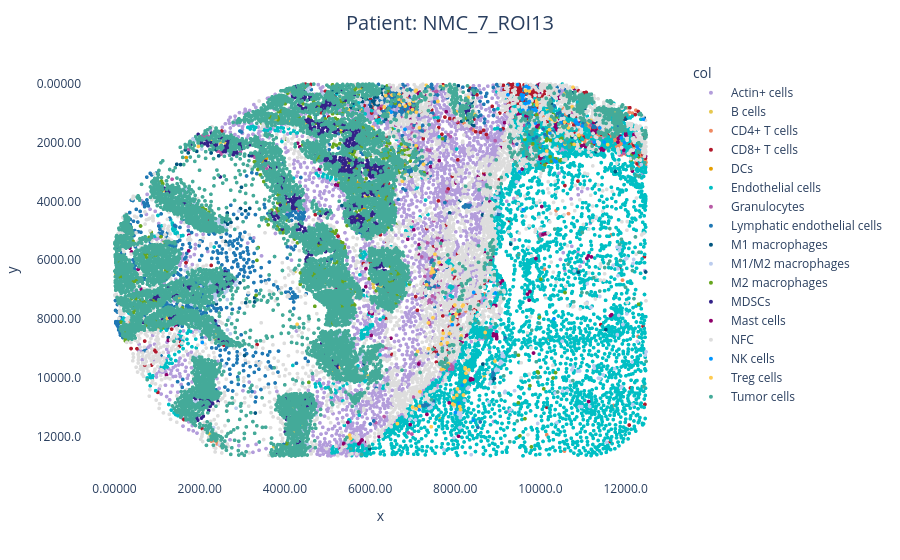

This figure's notebook cell:
### Code cell
adata_select = adata[adata.obs['patient_exp'] == "NMC_7_ROI13"].copy()
ps.plotly_spatial_cells(adata_select, image_id="patient_exp", x="Cell Center X", y="Cell Center Y", phenotype="cell_category", size=4, color_map=full_palette , save_html=None, show_browser=True)

### Figure 1 — Plotly figure (JSON) as saved in the notebook; plotly's stock layout.template omitted (floating-point values rounded to 4 significant figures; data arrays with more than 128 entries replaced by an {"elided": "..."} marker saying what was removed)
{"data": [{"hoverlabel": {"namelength": -1}, "hovertemplate": "col=Actin+ cells<br>x=%{x}<br>y=%{y}<extra></extra>", "legendgroup": "Actin+ cells", "marker": {"color": "#B39DDB", "size": 4, "symbol": "circle"}, "mode": "markers", "name": "Actin+ cells", "showlegend": true, "type": "scattergl", "x": {"elided": "1899 float values"}, "xaxis": "x", "y": {"elided": "1899 float values"}, "yaxis": "y"}, {"hoverlabel": {"namelength": -1}, "hovertemplate": "col=B cells<br>x=%{x}<br>y=%{y}<extra></extra>", "legendgroup": "B cells", "marker": {"color": "#E6C84F", "size": 4, "symbol": "circle"}, "mode": "markers", "name": "B cells", "showlegend": true, "type": "scattergl", "x": [5898.0, 4394.0, 6083.0, 8676.0, 3785.0, 2404.0, 26.49, 5000.0, 6202.0, 5359.0, 4494.0, 4399.0, 10170.0, 4183.0, 8053.0, 2359.0, 8275.0, 4100.0, 2285.0, 7646.0, 10980.0, 2401.0, 4239.0, 10620.0, 4219.0, 2817.0, 2596.0, 2496.0, 1189.0, 1458.0, 1222.0, 10370.0, 8807.0, 8249.0, 1510.0, 2226.0, 1228.0, 5372.0, 2501.0, 2340.0, 11740.0, 5350.0, 5153.0, 10050.0, 5408.0, 8258.0, 3741.0, 6073.0, 2398.0, 11010.0, 10860.0, 6112.0, 7794.0, 1236.0, 6091.0, 4163.0, 5123.0, 6285.0], "xaxis": "x", "y": [3836.0, 11580.0, 6924.0, 9933.0, 1240.0, 8677.0, 6490.0, 5163.0, 6896.0, 3143.0, 1359.0, 11620.0, 886.4, 11000.0, 10620.0, 8476.0, 9610.0, 1262.0, 1920.0, 11380.0, 1926.0, 12170.0, 6379.0, 1467.0, 11830.0, 1957.0, 2001.0, 2047.0, 3628.0, 8090.0, 3634.0, 1990.0, 6642.0, 10150.0, 7251.0, 11890.0, 7996.0, 2804.0, 1987.0, 8662.0, 993.3, 2904.0, 9815.0, 479.5, 2903.0, 9788.0, 12330.0, 6806.0, 8636.0, 395.6, 1755.0, 2904.0, 9503.0, 7928.0, 2881.0, 3681.0, 9767.0, 6876.0], "yaxis": "y"}, {"hoverlabel": {"namelength": -1}, "hovertemplate": "col=CD4+ T cells<br>x=%{x}<br>y=%{y}<extra></extra>", "legendgroup": "CD4+ T cells", "marker": {"color": "#EF8A62", "size": 4, "symbol": "circle"}, "mode": "markers", "name": "CD4+ T cells", "showlegend": true, "type": "scattergl", "x": {"elided": "197 float values"}, "xaxis": "x", "y": {"elided": "197 float values"}, "yaxis": "y"}, {"hoverlabel": {"namelength": -1}, "hovertemplate": "col=CD8+ T cells<br>x=%{x}<br>y=%{y}<extra></extra>", "legendgroup": "CD8+ T cells", "marker": {"color": "#B2182B", "size": 4, "symbol": "circle"}, "mode": "markers", "name": "CD8+ T cells", "showlegend": true, "type": "scattergl", "x": {"elided": "328 float values"}, "xaxis": "x", "y": {"elided": "328 float values"}, "yaxis": "y"}, {"hoverlabel": {"namelength": -1}, "hovertemplate": "col=DCs<br>x=%{x}<br>y=%{y}<extra></extra>", "legendgroup": "DCs", "marker": {"color": "#E69F00", "size": 4, "symbol": "circle"}, "mode": "markers", "name": "DCs", "showlegend": true, "type": "scattergl", "x": [5717.0, 4293.0, 6200.0, 3694.0, 4013.0, 5784.0, 1683.0, 4766.0, 343.5, 6145.0, 4014.0, 4027.0, 4003.0, 3564.0, 6226.0, 6032.0, 5829.0, 5887.0, 6664.0, 3480.0, 6227.0, 6166.0, 3506.0], "xaxis": "x", "y": [3351.0, 4216.0, 3800.0, 2929.0, 4154.0, 3386.0, 2512.0, 916.3, 6882.0, 3660.0, 4044.0, 4070.0, 3642.0, 2546.0, 3059.0, 3609.0, 4249.0, 4238.0, 2899.0, 2655.0, 3766.0, 3057.0, 2592.0], "yaxis": "y"}, {"hoverlabel": {"namelength": -1}, "hovertemplate": "col=Endothelial cells<br>x=%{x}<br>y=%{y}<extra></extra>", "legendgroup": "Endothelial cells", "marker": {"color": "#00BFC4", "size": 4, "symbol": "circle"}, "mode": "markers", "name": "Endothelial cells", "showlegend": true, "type": "scattergl", "x": {"elided": "3454 float values"}, "xaxis": "x", "y": {"elided": "3454 float values"}, "yaxis": "y"}, {"hoverlabel": {"namelength": -1}, "hovertemplate": "col=Granulocytes<br>x=%{x}<br>y=%{y}<extra></extra>", "legendgroup": "Granulocytes", "marker": {"color": "#B85AA6", "size": 4, "symbol": "circle"}, "mode": "markers", "name": "Granulocytes", "showlegend": true, "type": "scattergl", "x": {"elided": "131 float values"}, "xaxis": "x", "y": {"elided": "131 float values"}, "yaxis": "y"}, {"hoverlabel": {"namelength": -1}, "hovertemplate": "col=Lymphatic endothelial cells<br>x=%{x}<br>y=%{y}<extra></extra>", "legendgroup": "Lymphatic endothelial cells", "marker": {"color": "#1F78B4", "size": 4, "symbol": "circle"}, "mode": "markers", "name": "Lymphatic endothelial cells", "showlegend": true, "type": "scattergl", "x": {"elided": "623 float values"}, "xaxis": "x", "y": {"elided": "623 float values"}, "yaxis": "y"}, {"hoverlabel": {"namelength": -1}, "hovertemplate": "col=M1 macrophages<br>x=%{x}<br>y=%{y}<extra></extra>", "legendgroup": "M1 macrophages", "marker": {"color": "#00557F", "size": 4, "symbol": "circle"}, "mode": "markers", "name": "M1 macrophages", "showlegend": true, "type": "scattergl", "x": [6097.0, 3291.0, 12470.0, 2600.0, 5817.0, 8403.0, 11040.0, 2943.0, 8640.0, 1487.0, 6188.0, 6335.0, 5393.0, 2878.0, 3079.0, 10250.0, 11530.0, 5927.0, 5813.0, 6098.0, 2734.0, 1261.0, 2391.0, 6018.0, 5597.0, 5840.0, 1187.0, 9302.0, 5553.0, 6060.0, 2647.0, 7867.0, 6110.0, 2602.0, 10890.0, 5730.0, 3289.0, 2654.0, 5859.0, 8918.0, 8877.0, 2379.0, 3175.0, 6351.0, 1661.0, 1930.0, 11300.0, 8148.0, 6325.0, 8437.0, 10760.0, 8366.0, 2957.0, 3076.0, 5586.0, 8108.0, 3163.0, 5322.0, 5218.0, 1461.0, 8296.0, 8411.0, 1550.0, 5340.0, 6304.0, 5109.0, 6281.0, 3306.0, 10670.0, 12000.0, 12440.0, 11760.0, 7666.0, 6253.0, 3053.0, 11310.0, 5991.0, 6161.0, 2445.0, 2980.0, 8317.0, 8650.0, 1729.0, 10740.0, 2266.0, 6371.0, 8072.0], "xaxis": "x", "y": [469.8, 7274.0, 6397.0, 4693.0, 617.5, 633.7, 869.9, 6765.0, 4460.0, 8206.0, 716.7, 6917.0, 636.7, 4580.0, 7440.0, 677.4, 8356.0, 548.8, 476.5, 675.0, 4712.0, 8626.0, 7483.0, 776.0, 667.1, 7022.0, 5422.0, 5450.0, 814.0, 590.5, 4394.0, 4389.0, 603.3, 5362.0, 6405.0, 871.7, 7415.0, 4773.0, 9508.0, 10020.0, 10090.0, 2243.0, 4237.0, 120.5, 2251.0, 2299.0, 1311.0, 1279.0, 201.8, 1425.0, 311.1, 1381.0, 4242.0, 4318.0, 2310.0, 3978.0, 2443.0, 10100.0, 296.1, 2739.0, 1253.0, 1145.0, 2748.0, 4141.0, 409.2, 250.9, 301.2, 11190.0, 1093.0, 1207.0, 1165.0, 2984.0, 170.0, 188.2, 9233.0, 2313.0, 12400.0, 434.9, 2453.0, 3519.0, 230.0, 9524.0, 2352.0, 1809.0, 2355.0, 1202.0, 71.73], "yaxis": "y"}, {"hoverlabel": {"namelength": -1}, "hovertemplate": "col=M1/M2 macrophages<br>x=%{x}<br>y=%{y}<extra></extra>", "legendgroup": "M1/M2 macrophages", "marker": {"color": "#BBCCEE", "size": 4, "symbol": "circle"}, "mode": "markers", "name": "M1/M2 macrophages", "showlegend": true, "type": "scattergl", "x": {"elided": "223 float values"}, "xaxis": "x", "y": {"elided": "223 float values"}, "yaxis": "y"}, {"hoverlabel": {"namelength": -1}, "hovertemplate": "col=M2 macrophages<br>x=%{x}<br>y=%{y}<extra></extra>", "legendgroup": "M2 macrophages", "marker": {"color": "#66A61E", "size": 4, "symbol": "circle"}, "mode": "markers", "name": "M2 macrophages", "showlegend": true, "type": "scattergl", "x": {"elided": "369 float values"}, "xaxis": "x", "y": {"elided": "369 float values"}, "yaxis": "y"}, {"hoverlabel": {"namelength": -1}, "hovertemplate": "col=MDSCs<br>x=%{x}<br>y=%{y}<extra></extra>", "legendgroup": "MDSCs", "marker": {"color": "#332288", "size": 4, "symbol": "circle"}, "mode": "markers", "name": "MDSCs", "showlegend": true, "type": "scattergl", "x": {"elided": "522 float values"}, "xaxis": "x", "y": {"elided": "522 float values"}, "yaxis": "y"}, {"hoverlabel": {"namelength": -1}, "hovertemplate": "col=Mast cells<br>x=%{x}<br>y=%{y}<extra></extra>", "legendgroup": "Mast cells", "marker": {"color": "#8E006A", "size": 4, "symbol": "circle"}, "mode": "markers", "name": "Mast cells", "showlegend": true, "type": "scattergl", "x": {"elided": "157 float values"}, "xaxis": "x", "y": {"elided": "157 float values"}, "yaxis": "y"}, {"hoverlabel": {"namelength": -1}, "hovertemplate": "col=NFC<br>x=%{x}<br>y=%{y}<extra></extra>", "legendgroup": "NFC", "marker": {"color": "#DDDDDD", "size": 4, "symbol": "circle"}, "mode": "markers", "name": "NFC", "showlegend": true, "type": "scattergl", "x": {"elided": "2720 float values"}, "xaxis": "x", "y": {"elided": "2720 float values"}, "yaxis": "y"}, {"hoverlabel": {"namelength": -1}, "hovertemplate": "col=NK cells<br>x=%{x}<br>y=%{y}<extra></extra>", "legendgroup": "NK cells", "marker": {"color": "#0096FF", "size": 4, "symbol": "circle"}, "mode": "markers", "name": "NK cells", "showlegend": true, "type": "scattergl", "x": [9885.0, 7929.0, 8079.0, 12420.0, 10480.0, 9742.0, 10890.0, 9671.0, 12310.0, 8163.0, 8002.0, 9649.0, 9464.0, 7152.0, 9589.0, 10820.0, 6473.0, 9554.0, 10220.0, 9512.0, 6467.0, 6498.0, 9817.0, 10840.0, 10330.0, 10020.0, 10320.0, 9722.0, 9730.0, 11900.0, 11260.0, 9236.0, 10540.0, 6447.0, 8433.0, 6820.0, 8943.0, 9601.0, 9596.0, 10980.0, 9572.0, 2061.0, 10830.0, 9716.0, 11970.0, 8421.0, 11490.0, 9896.0, 12270.0, 9819.0, 9588.0, 9866.0, 10370.0, 11390.0, 9551.0], "xaxis": "x", "y": [1340.0, 8190.0, 10850.0, 1209.0, 1326.0, 607.0, 1379.0, 95.68, 2253.0, 10250.0, 11170.0, 674.1, 33.03, 11080.0, 511.1, 1298.0, 756.5, 379.5, 1683.0, 2998.0, 932.1, 966.5, 923.9, 1321.0, 2605.0, 2114.0, 7989.0, 649.0, 143.4, 1842.0, 1991.0, 379.4, 2075.0, 962.4, 7093.0, 1552.0, 7112.0, 397.6, 4283.0, 1436.0, 548.1, 8791.0, 1261.0, 911.2, 2006.0, 11430.0, 1983.0, 912.4, 2153.0, 889.0, 906.0, 874.2, 2660.0, 1505.0, 443.9], "yaxis": "y"}, {"hoverlabel": {"namelength": -1}, "hovertemplate": "col=Treg cells<br>x=%{x}<br>y=%{y}<extra></extra>", "legendgroup": "Treg cells", "marker": {"color": "#FECB52", "size": 4, "symbol": "circle"}, "mode": "markers", "name": "Treg cells", "showlegend": true, "type": "scattergl", "x": [9915.0, 6679.0, 5959.0, 5519.0, 6641.0, 8194.0, 6823.0, 9739.0, 7371.0, 7717.0, 10760.0, 7370.0, 8186.0, 8051.0, 8123.0, 8318.0, 6694.0, 7084.0, 6815.0, 7320.0, 7988.0, 7459.0, 5300.0, 6824.0, 8702.0, 7081.0, 5514.0, 7962.0, 7973.0, 7865.0, 8027.0, 7666.0, 8230.0, 5327.0, 7593.0, 8166.0, 7620.0, 7841.0, 7066.0, 7329.0, 7016.0, 8107.0, 10650.0, 7696.0, 10570.0, 6999.0, 10150.0, 7254.0, 4126.0, 7081.0, 11180.0, 4287.0, 6058.0, 10570.0, 7990.0, 7116.0, 8932.0, 10790.0, 11580.0, 8027.0, 6669.0, 7910.0, 9919.0, 6902.0, 6758.0, 6515.0, 7936.0, 7815.0, 7493.0, 10240.0, 5440.0, 5541.0, 10750.0, 7159.0, 10900.0, 8303.0, 7159.0, 7080.0, 6751.0, 7467.0, 5783.0, 5757.0, 6425.0, 7522.0, 7940.0, 7476.0, 6368.0, 8231.0, 7433.0, 6995.0, 8035.0, 5492.0, 9655.0, 10210.0, 10570.0, 8140.0, 6929.0, 11130.0, 7435.0, 7171.0, 7677.0, 10310.0, 10340.0, 8250.0, 7741.0, 9913.0, 6333.0, 1966.0, 8218.0, 7713.0, 8452.0, 10270.0, 8231.0, 7920.0], "xaxis": "x", "y": [573.1, 368.7, 9933.0, 11940.0, 11550.0, 10580.0, 2109.0, 256.7, 8126.0, 8480.0, 124.6, 9001.0, 7521.0, 10370.0, 11070.0, 9722.0, 739.6, 964.6, 3033.0, 56.41, 7519.0, 6348.0, 9633.0, 762.4, 8452.0, 2112.0, 11980.0, 10670.0, 10910.0, 8487.0, 7810.0, 8844.0, 9653.0, 1549.0, 605.2, 7556.0, 6076.0, 9512.0, 252.2, 6834.0, 587.9, 10970.0, 1504.0, 8659.0, 1308.0, 10980.0, 2289.0, 2736.0, 255.8, 224.4, 1252.0, 8174.0, 1477.0, 2050.0, 7886.0, 9092.0, 9424.0, 2063.0, 2071.0, 955.9, 526.1, 8059.0, 727.1, 968.2, 3312.0, 387.3, 6309.0, 8806.0, 6397.0, 1189.0, 377.5, 12050.0, 786.8, 1501.0, 1752.0, 470.0, 10960.0, 11050.0, 601.2, 6248.0, 884.2, 210.3, 1006.0, 5796.0, 10880.0, 7952.0, 409.8, 9689.0, 6430.0, 885.1, 10580.0, 883.5, 245.1, 1561.0, 336.4, 8570.0, 690.6, 1320.0, 11650.0, 10460.0, 9704.0, 1221.0, 1276.0, 9834.0, 9678.0, 619.6, 793.4, 2131.0, 10120.0, 100.3, 1045.0, 1211.0, 10090.0, 7961.0], "yaxis": "y"}, {"hoverlabel": {"namelength": -1}, "hovertemplate": "col=Tumor cells<br>x=%{x}<br>y=%{y}<extra></extra>", "legendgroup": "Tumor cells", "marker": {"color": "#44AA99", "size": 4, "symbol": "circle"}, "mode": "markers", "name": "Tumor cells", "showlegend": true, "type": "scattergl", "x": {"elided": "6389 float values"}, "xaxis": "x", "y": {"elided": "6389 float values"}, "yaxis": "y"}], "layout": {"legend": {"title": {"text": "col"}, "tracegroupgap": 0}, "margin": {"t": 60}, "paper_bgcolor": "rgba(0,0,0,0)", "plot_bgcolor": "rgba(0,0,0,0)", "title": {"font": {"size": 20}, "text": "Patient: NMC_7_ROI13", "x": 0.5}, "xaxis": {"anchor": "y", "domain": [0, 1], "tickformat": "g", "title": {"text": "x"}}, "yaxis": {"anchor": "x", "autorange": "reversed", "domain": [0, 1], "tickformat": "g", "title": {"text": "y"}}}}
